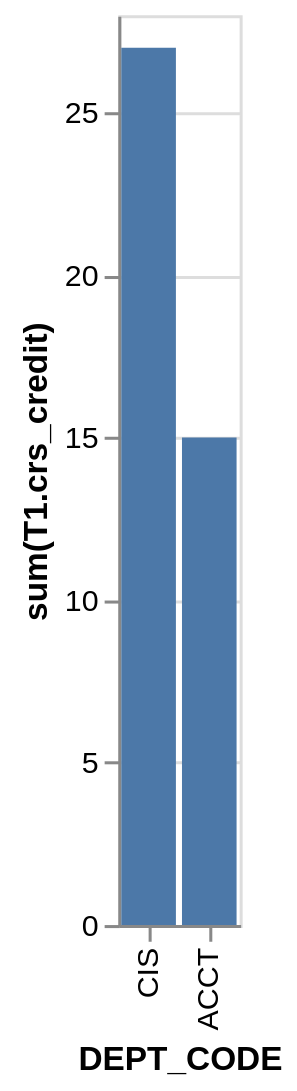

Express this chart as Vega-Lite.
### Vega-Lite specification from a JSON file in a GitHub repository (floating-point values rounded to 4 significant figures)
{"data": {"values": [{"x_data": "CIS", "y_data": 27}, {"x_data": "ACCT", "y_data": 15}]}, "mark": "bar", "encoding": {"x": {"field": "x_data", "type": "nominal", "title": "DEPT_CODE", "sort": {"op": "sum", "field": "y_data", "order": "descending"}}, "y": {"field": "y_data", "type": "quantitative", "title": "sum(T1.crs_credit)"}}}
